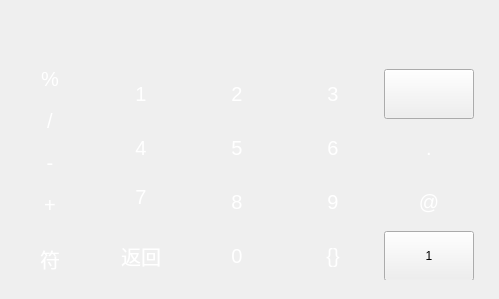
   <widget class="QWidget" name="pageSymbol">
    <widget class="QLabel" name="bgSymbol">
     <property name="geometry">
      <rect>
       <x>0</x>
       <y>0</y>
       <width>490</width>
       <height>290</height>
      </rect>
     </property>
     <property name="minimumSize">
      <size>
       <width>490</width>
       <height>290</height>
      </size>
     </property>
     <property name="maximumSize">
      <size>
       <width>490</width>
       <height>290</height>
      </size>
     </property>
     <property name="styleSheet">
      <string notr="true">image: url(:/images/195534fdcf37d6cdabbf9263959b94e4.jpg);
border-image: url(:/images/195534fdcf37d6cdabbf9263959b94e4.jpg);</string>
     </property>
     <property name="text">
      <string/>
     </property>
    </widget>
    <widget class="QWidget" name="gridSymbol">
     <property name="geometry">
      <rect>
       <x>90</x>
       <y>60</y>
       <width>391</width>
       <height>220</height>
      </rect>
     </property>
     <layout class="QGridLayout" name="gridLayout">
      <property name="spacing">
       <number>0</number>
      </property>
      <item row="1" column="1">
       <widget class="QPushButton" name="btn5">
        <property name="minimumSize">
         <size>
          <width>90</width>
          <height>50</height>
         </size>
        </property>
        <property name="maximumSize">
         <size>
          <width>40</width>
          <height>40</height>
         </size>
        </property>
        <property name="styleSheet">
         <string notr="true">
QPushButton
{
border:none;
color: rgb(255, 255, 255);
font-size:20px}
QPushButton:pressed
{
    background-color:color: rgb(255, 255, 255);
}</string>
        </property>
        <property name="text">
         <string>5</string>
        </property>
       </widget>
      </item>
      <item row="1" column="3">
       <widget class="QPushButton" name="btnDotSym">
        <property name="minimumSize">
         <size>
          <width>90</width>
          <height>50</height>
         </size>
        </property>
        <property name="maximumSize">
         <size>
          <width>40</width>
          <height>40</height>
         </size>
        </property>
        <property name="styleSheet">
         <string notr="true">
QPushButton
{
border:none;
color: rgb(255, 255, 255);
font-size:20px}
QPushButton:pressed
{
    background-color:color: rgb(255, 255, 255);
}</string>
        </property>
        <property name="text">
         <string>.</string>
        </property>
       </widget>
      </item>
      <item row="2" column="1">
       <widget class="QPushButton" name="btn8">
        <property name="minimumSize">
         <size>
          <width>90</width>
          <height>50</height>
         </size>
        </property>
        <property name="maximumSize">
         <size>
          <width>40</width>
          <height>40</height>
         </size>
        </property>
        <property name="styleSheet">
         <string notr="true">
QPushButton
{
border:none;
color: rgb(255, 255, 255);
font-size:20px}
QPushButton:pressed
{
    background-color:color: rgb(255, 255, 255);
}</string>
        </property>
        <property name="text">
         <string>8</string>
        </property>
       </widget>
      </item>
      <item row="0" column="2">
       <widget class="QPushButton" name="btn3">
        <property name="minimumSize">
         <size>
          <width>90</width>
          <height>50</height>
         </size>
        </property>
        <property name="maximumSize">
         <size>
          <width>40</width>
          <height>40</height>
         </size>
        </property>
        <property name="styleSheet">
         <string notr="true">
QPushButton
{
border:none;
color: rgb(255, 255, 255);
font-size:20px}
QPushButton:pressed
{
    background-color:color: rgb(255, 255, 255);
}</string>
        </property>
        <property name="text">
         <string>3</string>
        </property>
       </widget>
      </item>
      <item row="3" column="0">
       <widget class="QPushButton" name="btnReturn">
        <property name="minimumSize">
         <size>
          <width>90</width>
          <height>50</height>
         </size>
        </property>
        <property name="maximumSize">
         <size>
          <width>40</width>
          <height>40</height>
         </size>
        </property>
        <property name="styleSheet">
         <string notr="true">
QPushButton
{
border:none;
color: rgb(255, 255, 255);
font-size:20px}
QPushButton:pressed
{
    background-color:color: rgb(255, 255, 255);
}</string>
        </property>
        <property name="text">
         <string>返回</string>
        </property>
       </widget>
      </item>
      <item row="2" column="2">
       <widget class="QPushButton" name="btn9">
        <property name="minimumSize">
         <size>
          <width>90</width>
          <height>50</height>
         </size>
        </property>
        <property name="maximumSize">
         <size>
          <width>40</width>
          <height>40</height>
         </size>
        </property>
        <property name="styleSheet">
         <string notr="true">
QPushButton
{
border:none;
color: rgb(255, 255, 255);
font-size:20px}
QPushButton:pressed
{
    background-color:color: rgb(255, 255, 255);
}</string>
        </property>
        <property name="text">
         <string>9</string>
        </property>
       </widget>
      </item>
      <item row="2" column="0">
       <widget class="QPushButton" name="btn7">
        <property name="minimumSize">
         <size>
          <width>90</width>
          <height>50</height>
         </size>
        </property>
        <property name="maximumSize">
         <size>
          <width>1000</width>
          <height>1000</height>
         </size>
        </property>
        <property name="styleSheet">
         <string notr="true">
QPushButton
{
border:none;
color: rgb(255, 255, 255);
font-size:20px}
QPushButton:pressed
{
    background-color:color: rgb(255, 255, 255);
}</string>
        </property>
        <property name="text">
         <string>7</string>
        </property>
       </widget>
      </item>
      <item row="2" column="3">
       <widget class="QPushButton" name="btnAt">
        <property name="minimumSize">
         <size>
          <width>90</width>
          <height>50</height>
         </size>
        </property>
        <property name="maximumSize">
         <size>
          <width>40</width>
          <height>40</height>
         </size>
        </property>
        <property name="styleSheet">
         <string notr="true">
QPushButton
{
border:none;
color: rgb(255, 255, 255);
font-size:20px}
QPushButton:pressed
{
    background-color:color: rgb(255, 255, 255);
}</string>
        </property>
        <property name="text">
         <string>@</string>
        </property>
       </widget>
      </item>
      <item row="0" column="3">
       <widget class="QPushButton" name="btnBackspaceSymbol">
        <property name="minimumSize">
         <size>
          <width>90</width>
          <height>50</height>
         </size>
        </property>
        <property name="maximumSize">
         <size>
          <width>40</width>
          <height>40</height>
         </size>
        </property>
        <property name="styleSheet">
         <string notr="true">border-image: url(:/qq/controls/res/qq/controls/buttons/btn_close.svg);

QPushButton
{
border:none;
color: rgb(255, 255, 255);
font-size:20px}
QPushButton:pressed
{
    background-color:color: rgb(255, 255, 255);
}</string>
        </property>
        <property name="text">
         <string/>
        </property>
       </widget>
      </item>
      <item row="0" column="1">
       <widget class="QPushButton" name="btn2">
        <property name="minimumSize">
         <size>
          <width>90</width>
          <height>50</height>
         </size>
        </property>
        <property name="maximumSize">
         <size>
          <width>40</width>
          <height>40</height>
         </size>
        </property>
        <property name="styleSheet">
         <string notr="true">
QPushButton
{
border:none;
color: rgb(255, 255, 255);
font-size:20px}
QPushButton:pressed
{
    background-color:color: rgb(255, 255, 255);
}</string>
        </property>
        <property name="text">
         <string>2</string>
        </property>
       </widget>
      </item>
      <item row="0" column="0">
       <widget class="QPushButton" name="btn1">
        <property name="minimumSize">
         <size>
          <width>90</width>
          <height>50</height>
         </size>
        </property>
        <property name="maximumSize">
         <size>
          <width>40</width>
          <height>40</height>
         </size>
        </property>
        <property name="styleSheet">
         <string notr="true">
QPushButton
{
border:none;
color: rgb(255, 255, 255);
font-size:20px}
QPushButton:pressed
{
    background-color:color: rgb(255, 255, 255);
}</string>
        </property>
        <property name="text">
         <string>1</string>
        </property>
       </widget>
      </item>
      <item row="1" column="0">
       <widget class="QPushButton" name="btn4">
        <property name="minimumSize">
         <size>
          <width>90</width>
          <height>50</height>
         </size>
        </property>
        <property name="maximumSize">
         <size>
          <width>40</width>
          <height>40</height>
         </size>
        </property>
        <property name="styleSheet">
         <string notr="true">
QPushButton
{
border:none;
color: rgb(255, 255, 255);
font-size:20px}
QPushButton:pressed
{
    background-color:color: rgb(255, 255, 255);
}</string>
        </property>
        <property name="text">
         <string>4</string>
        </property>
       </widget>
      </item>
      <item row="1" column="2">
       <widget class="QPushButton" name="btn6">
        <property name="minimumSize">
         <size>
          <width>90</width>
          <height>50</height>
         </size>
        </property>
        <property name="maximumSize">
         <size>
          <width>40</width>
          <height>40</height>
         </size>
        </property>
        <property name="styleSheet">
         <string notr="true">
QPushButton
{
border:none;
color: rgb(255, 255, 255);
font-size:20px}
QPushButton:pressed
{
    background-color:color: rgb(255, 255, 255);
}</string>
        </property>
        <property name="text">
         <string>6</string>
        </property>
       </widget>
      </item>
      <item row="3" column="1">
       <widget class="QPushButton" name="btn0">
        <property name="minimumSize">
         <size>
          <width>90</width>
          <height>50</height>
         </size>
        </property>
        <property name="maximumSize">
         <size>
          <width>40</width>
          <height>40</height>
         </size>
        </property>
        <property name="styleSheet">
         <string notr="true">
QPushButton
{
border:none;
color: rgb(255, 255, 255);
font-size:20px}
QPushButton:pressed
{
    background-color:color: rgb(255, 255, 255);
}</string>
        </property>
        <property name="text">
         <string>0</string>
        </property>
       </widget>
      </item>
      <item row="3" column="3">
       <widget class="QPushButton" name="btn1b">
        <property name="minimumSize">
         <size>
          <width>90</width>
          <height>50</height>
         </size>
        </property>
        <property name="maximumSize">
         <size>
          <width>40</width>
          <height>40</height>
         </size>
        </property>
        <property name="styleSheet">
         <string notr="true">border-image: url(:/qq/controls/res/qq/controls/icons/icon_reply.svg);
QPushButton
{
border:none;
color: rgb(255, 255, 255);
font-size:20px}
QPushButton:pressed
{
    background-color:color: rgb(255, 255, 255);
}</string>
        </property>
        <property name="text">
         <string>1</string>
        </property>
       </widget>
      </item>
      <item row="3" column="2">
       <widget class="QPushButton" name="btnBraces">
        <property name="minimumSize">
         <size>
          <width>90</width>
          <height>50</height>
         </size>
        </property>
        <property name="maximumSize">
         <size>
          <width>40</width>
          <height>40</height>
         </size>
        </property>
        <property name="styleSheet">
         <string notr="true">
QPushButton
{
border:none;
color: rgb(255, 255, 255);
font-size:20px}
QPushButton:pressed
{
    background-color:color: rgb(255, 255, 255);
}</string>
        </property>
        <property name="text">
         <string>{}</string>
        </property>
       </widget>
      </item>
     </layout>
     <zorder>btn4</zorder>
     <zorder>btn1b</zorder>
     <zorder>btnAt</zorder>
     <zorder>btn9</zorder>
     <zorder>btn1</zorder>
     <zorder>btnReturn</zorder>
     <zorder>btn3</zorder>
     <zorder>btn2</zorder>
     <zorder>btn6</zorder>
     <zorder>btn5</zorder>
     <zorder>btnDotSym</zorder>
     <zorder>btn0</zorder>
     <zorder>btnBraces</zorder>
     <zorder>btn7</zorder>
     <zorder>btnBackspaceSymbol</zorder>
     <zorder>btn8</zorder>
    </widget>
    <widget class="QWidget" name="sideSymbol">
     <property name="geometry">
      <rect>
       <x>10</x>
       <y>60</y>
       <width>82</width>
       <height>221</height>
      </rect>
     </property>
     <layout class="QVBoxLayout" name="verticalLayout">
      <item>
       <widget class="QPushButton" name="btnPercent">
        <property name="minimumSize">
         <size>
          <width>80</width>
          <height>35</height>
         </size>
        </property>
        <property name="maximumSize">
         <size>
          <width>40</width>
          <height>35</height>
         </size>
        </property>
        <property name="styleSheet">
         <string notr="true">
QPushButton
{
border:none;
color: rgb(255, 255, 255);
font-size:20px}
QPushButton:pressed
{
    background-color:color: rgb(255, 255, 255);
}</string>
        </property>
        <property name="text">
         <string>%</string>
        </property>
       </widget>
      </item>
      <item>
       <widget class="QPushButton" name="btnSlash">
        <property name="minimumSize">
         <size>
          <width>80</width>
          <height>35</height>
         </size>
        </property>
        <property name="maximumSize">
         <size>
          <width>40</width>
          <height>35</height>
         </size>
        </property>
        <property name="styleSheet">
         <string notr="true">
QPushButton
{
border:none;
color: rgb(255, 255, 255);
font-size:20px}
QPushButton:pressed
{
    background-color:color: rgb(255, 255, 255);
}</string>
        </property>
        <property name="text">
         <string>/</string>
        </property>
       </widget>
      </item>
      <item>
       <widget class="QPushButton" name="btnMinus">
        <property name="minimumSize">
         <size>
          <width>80</width>
          <height>35</height>
         </size>
        </property>
        <property name="maximumSize">
         <size>
          <width>40</width>
          <height>35</height>
         </size>
        </property>
        <property name="styleSheet">
         <string notr="true">
QPushButton
{
border:none;
color: rgb(255, 255, 255);
font-size:20px}
QPushButton:pressed
{
    background-color:color: rgb(255, 255, 255);
}</string>
        </property>
        <property name="text">
         <string>-</string>
        </property>
       </widget>
      </item>
      <item>
       <widget class="QPushButton" name="btnPlus">
        <property name="minimumSize">
         <size>
          <width>80</width>
          <height>35</height>
         </size>
        </property>
        <property name="maximumSize">
         <size>
          <width>40</width>
          <height>35</height>
         </size>
        </property>
        <property name="styleSheet">
         <string notr="true">
QPushButton
{
border:none;
color: rgb(255, 255, 255);
font-size:20px}
QPushButton:pressed
{
    background-color:color: rgb(255, 255, 255);
}</string>
        </property>
        <property name="text">
         <string>+</string>
        </property>
       </widget>
      </item>
      <item>
       <widget class="QPushButton" name="btnDeadSymbol">
        <property name="minimumSize">
         <size>
          <width>80</width>
          <height>50</height>
         </size>
        </property>
        <property name="maximumSize">
         <size>
          <width>40</width>
          <height>40</height>
         </size>
        </property>
        <property name="styleSheet">
         <string notr="true">
QPushButton
{
border:none;
color: rgb(255, 255, 255);
font-size:20px}
QPushButton:pressed
{
    background-color:color: rgb(255, 255, 255);
}</string>
        </property>
        <property name="text">
         <string>符</string>
        </property>
       </widget>
      </item>
     </layout>
    </widget>
    <zorder>bgSymbol</zorder>
    <zorder>sideSymbol</zorder>
    <zorder>gridSymbol</zorder>
   </widget>
